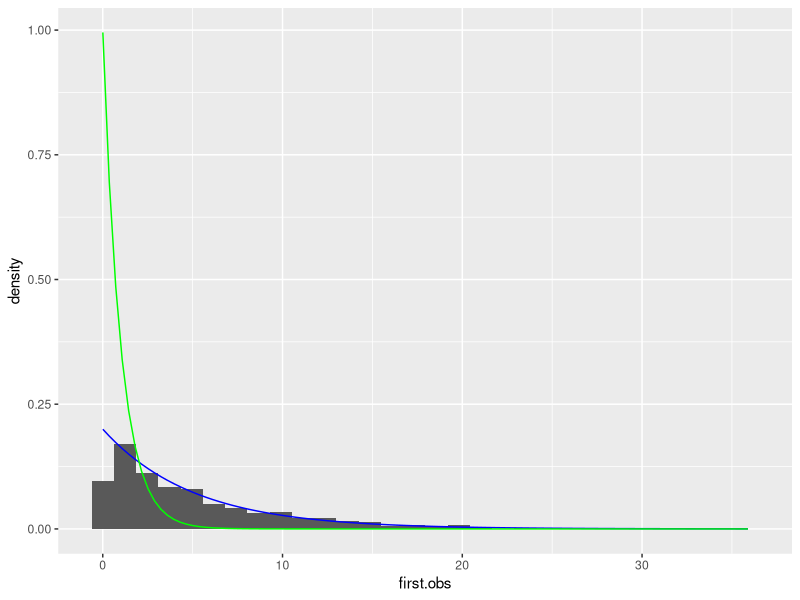
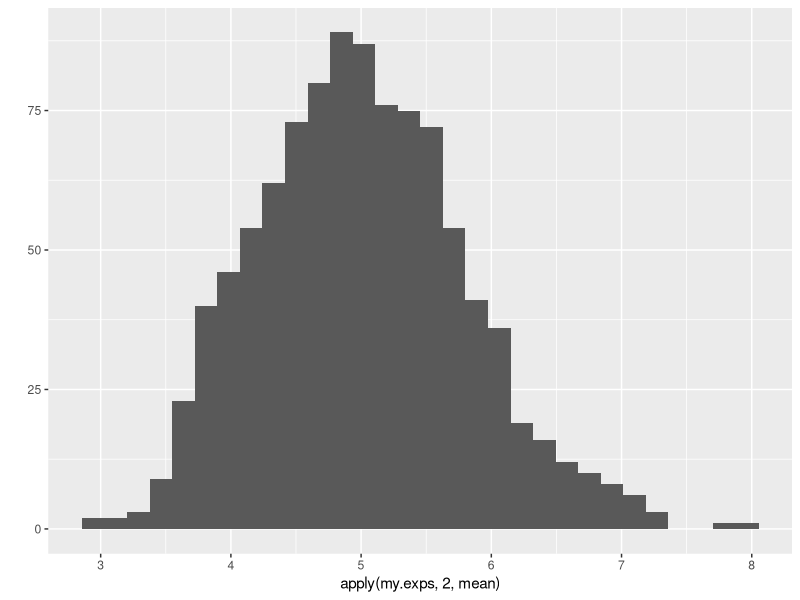
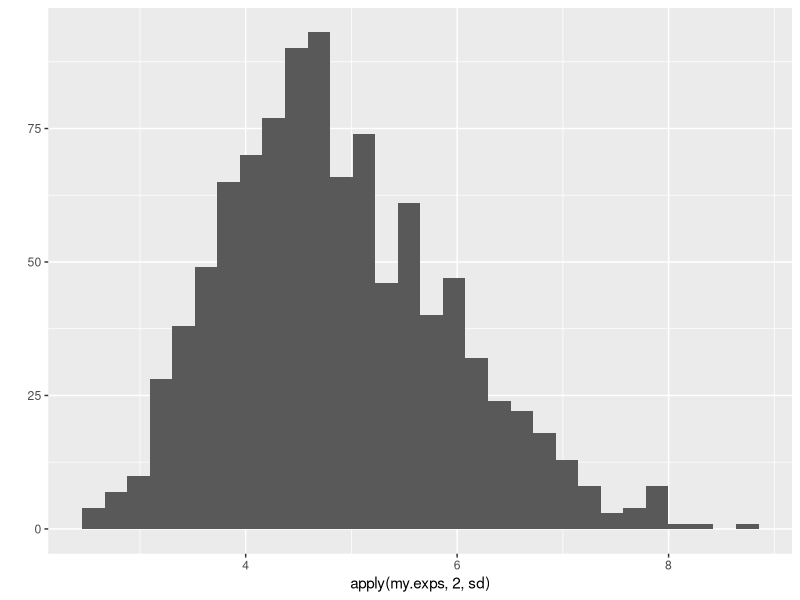
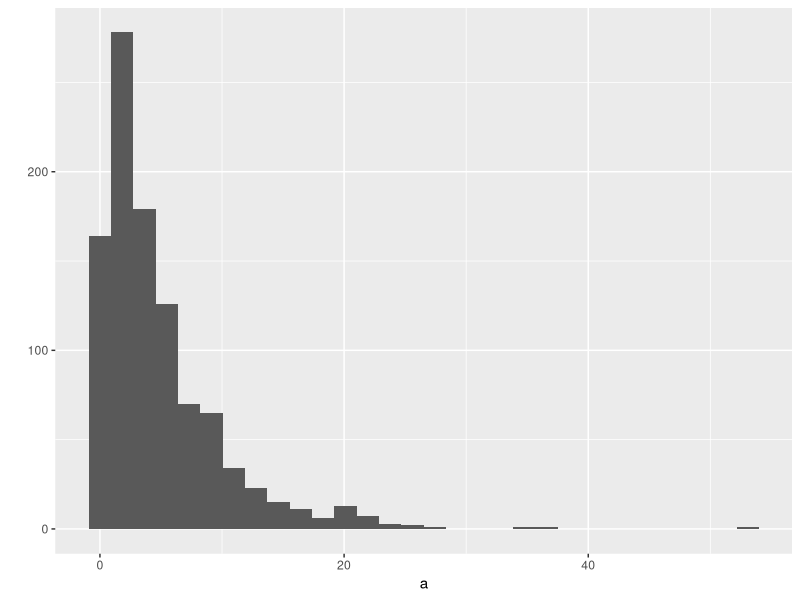

Generate these figures, in order, with R:
## ---- chunk 1
require(ggplot2)
## ---- chunk 2
set.seed(808)

e <- exp(1)
test <- function(x) {.2 * e ^ (-0.2 * x)}

first.obs <- rexp(1000, 0.2)
first.obs2 <- data.frame(first.obs)

ggplot(first.obs2, aes(x = first.obs)) +
    geom_histogram(aes(y = ..density..)) + 
    stat_function(fun = test, colour = "blue") +
    stat_function(fun = dexp, colour = "green")
## ---- chunk 3

my.exps <- rep.int(0, 40000); dim(my.exps) <- c(40, 1000)

for(i in 1:1000) {
    my.exps[, i] <- rexp(40, 0.2)
}

qplot(apply(my.exps, 2, mean))
qplot(apply(my.exps, 2, sd))
a <- rexp(1000, 0.2)
qplot(a)

